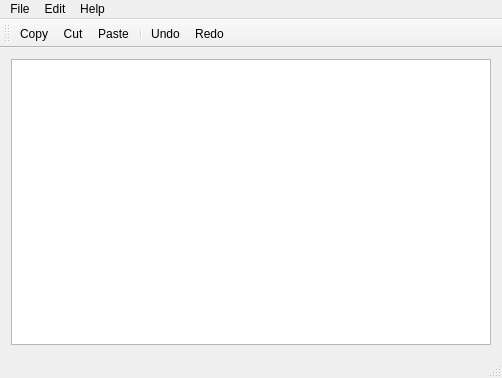
<?xml version="1.0" encoding="UTF-8"?>
<ui version="4.0">
 <class>MainWindow</class>
 <widget class="QMainWindow" name="MainWindow">
  <property name="geometry">
   <rect>
    <x>0</x>
    <y>0</y>
    <width>502</width>
    <height>378</height>
   </rect>
  </property>
  <property name="windowTitle">
   <string>MainWindow</string>
  </property>
  <widget class="QWidget" name="centralWidget">
   <layout class="QVBoxLayout" name="verticalLayout">
    <item>
     <widget class="QTextEdit" name="textEdit"/>
    </item>
   </layout>
  </widget>
  <widget class="QMenuBar" name="menuBar">
   <property name="geometry">
    <rect>
     <x>0</x>
     <y>0</y>
     <width>502</width>
     <height>20</height>
    </rect>
   </property>
   <widget class="QMenu" name="menuFile">
    <property name="title">
     <string>File</string>
    </property>
    <addaction name="actionQuit"/>
   </widget>
   <widget class="QMenu" name="menuEdit">
    <property name="title">
     <string>Edit</string>
    </property>
    <addaction name="actionCopy"/>
    <addaction name="actionCut"/>
    <addaction name="actionPaste"/>
    <addaction name="separator"/>
    <addaction name="actionUndo"/>
    <addaction name="actionRedo"/>
   </widget>
   <widget class="QMenu" name="menuHelp">
    <property name="title">
     <string>Help</string>
    </property>
    <addaction name="actionAbout"/>
    <addaction name="actionAbout_Qt"/>
   </widget>
   <addaction name="menuFile"/>
   <addaction name="menuEdit"/>
   <addaction name="menuHelp"/>
  </widget>
  <widget class="QToolBar" name="mainToolBar">
   <attribute name="toolBarArea">
    <enum>TopToolBarArea</enum>
   </attribute>
   <attribute name="toolBarBreak">
    <bool>false</bool>
   </attribute>
   <addaction name="actionCopy"/>
   <addaction name="actionCut"/>
   <addaction name="actionPaste"/>
   <addaction name="separator"/>
   <addaction name="actionUndo"/>
   <addaction name="actionRedo"/>
  </widget>
  <widget class="QStatusBar" name="statusBar"/>
  <action name="actionQuit">
   <property name="icon">
    <iconset resource="resource.qrc">
     <normaloff>:/images/quitIcon.png</normaloff>:/images/quitIcon.png</iconset>
   </property>
   <property name="text">
    <string>Quit</string>
   </property>
  </action>
  <action name="actionCopy">
   <property name="icon">
    <iconset resource="resource.qrc">
     <normaloff>:/images/copyIcon.png</normaloff>:/images/copyIcon.png</iconset>
   </property>
   <property name="text">
    <string>Copy</string>
   </property>
  </action>
  <action name="actionCut">
   <property name="icon">
    <iconset resource="resource.qrc">
     <normaloff>:/images/cutIcon.png</normaloff>:/images/cutIcon.png</iconset>
   </property>
   <property name="text">
    <string>Cut</string>
   </property>
  </action>
  <action name="actionPaste">
   <property name="icon">
    <iconset resource="resource.qrc">
     <normaloff>:/images/pasteIcon.png</normaloff>:/images/pasteIcon.png</iconset>
   </property>
   <property name="text">
    <string>Paste</string>
   </property>
  </action>
  <action name="actionUndo">
   <property name="icon">
    <iconset resource="resource.qrc">
     <normaloff>:/images/undoIcon.png</normaloff>:/images/undoIcon.png</iconset>
   </property>
   <property name="text">
    <string>Undo</string>
   </property>
  </action>
  <action name="actionRedo">
   <property name="icon">
    <iconset resource="resource.qrc">
     <normaloff>:/images/redoIcon.png</normaloff>:/images/redoIcon.png</iconset>
   </property>
   <property name="text">
    <string>Redo</string>
   </property>
  </action>
  <action name="actionAbout">
   <property name="icon">
    <iconset resource="resource.qrc">
     <normaloff>:/images/aboutIcon.png</normaloff>:/images/aboutIcon.png</iconset>
   </property>
   <property name="text">
    <string>About</string>
   </property>
  </action>
  <action name="actionAbout_Qt">
   <property name="icon">
    <iconset resource="resource.qrc">
     <normaloff>:/images/aboutQtIcon.png</normaloff>:/images/aboutQtIcon.png</iconset>
   </property>
   <property name="text">
    <string>About Qt</string>
   </property>
  </action>
 </widget>
 <layoutdefault spacing="6" margin="11"/>
 <resources>
  <include location="resource.qrc"/>
 </resources>
 <connections/>
</ui>
